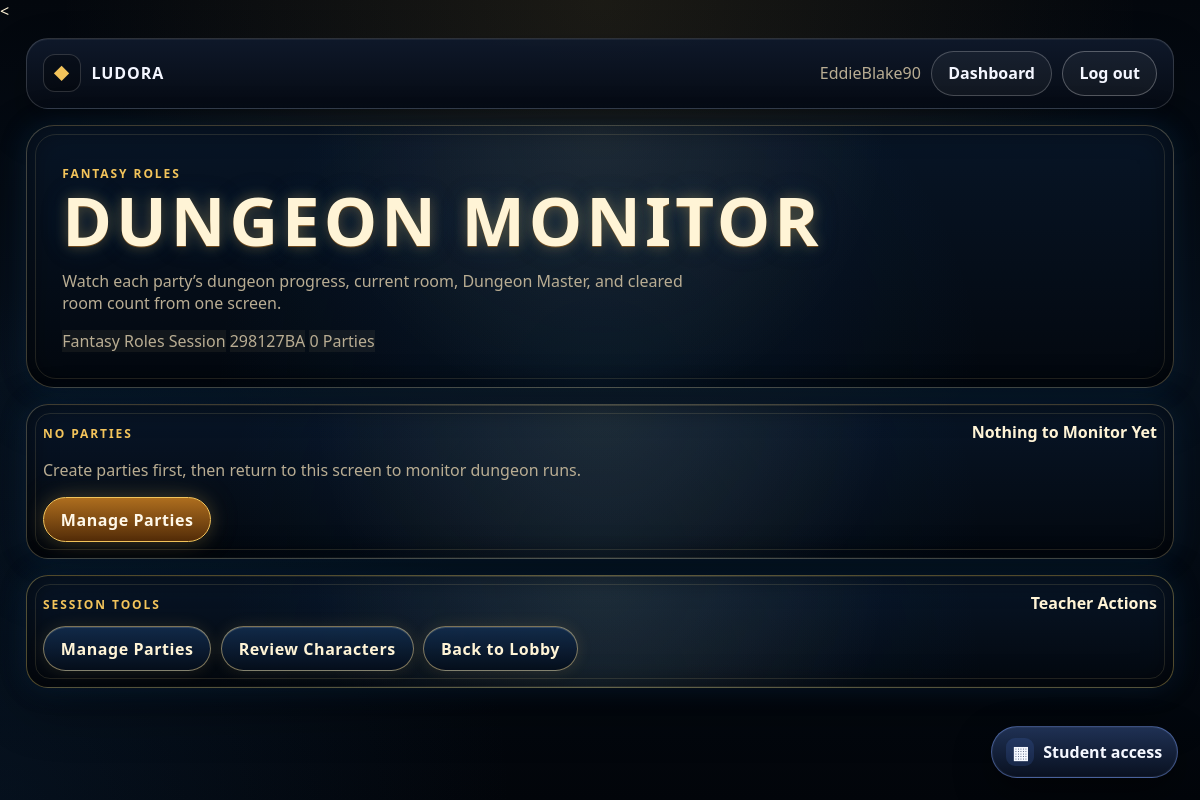
The page /fantasy-roles/298127BA/teacher/dungeons/ (signed in) on the database its author committed.
### accounts/models.py (models this page shows, shortened)
class User(AbstractUser):
    class Role(models.TextChoices):
        TEACHER = "TEACHER", "Teacher"
        ADMIN = "ADMIN", "Admin"
    role = models.CharField(
        max_length=20,
        choices=Role.choices,
        default=Role.TEACHER,
    )

### sessions/models.py (models this page shows, shortened)
class GameSession(models.Model):
    class Status(models.TextChoices):
        LOBBY = "LOBBY", "Lobby"
        ACTIVE = "ACTIVE", "Active"
        ENDED = "ENDED", "Ended"
    teacher = models.ForeignKey(
        settings.AUTH_USER_MODEL,
        on_delete=models.CASCADE,
        related_name="game_sessions",
    )
    game_template = models.ForeignKey(
        GameTemplate,
        on_delete=models.PROTECT,
        related_name="sessions",
    )
    title = models.CharField(max_length=150)
    join_code = models.SlugField(max_length=12, unique=True, blank=True)
    status = models.CharField(
        max_length=20,
        choices=Status.choices,
        default=Status.LOBBY,
    )
    current_step = models.CharField(
        max_length=50,
        default="waiting",
        help_text="Used to route students to the correct game step.",
    )
    created_at = models.DateTimeField(auto_now_add=True)
    started_at = models.DateTimeField(null=True, blank=True)
    ended_at = models.DateTimeField(null=True, blank=True)

### fantasy_roles/views.py (the view)
@login_required
def teacher_dungeon_setup(request, join_code):
    session = get_object_or_404(
        GameSession,
        join_code=join_code,
        teacher=request.user,
        game_template__code=GameTemplate.GameCode.FANTASY_ROLES,
    )
    party_cards = build_teacher_dungeon_cards(session)
    room_attempt_log = build_teacher_room_attempt_log(session)
    return render(
        request,
        "fantasy_roles/teacher_dungeon_setup.html",
        {
            "session": session,
            "party_cards": party_cards,
            "room_attempt_log": room_attempt_log,
        },
    )

### fantasy_roles/views.py (called while the page is built, shortened)
def build_teacher_room_attempt_log(session, limit=24):
    return list(
        RoomAttempt.objects
        .filter(room__run__party__session=session)
        .select_related(
            "room",
            "room__run",
            "room__run__party",
            "character",
            "character__character_class",
            "skill_used",
            "item_awarded",
        )
        .order_by("-created_at")[:limit]
    )

def build_teacher_dungeon_cards(session):
    party_cards = []
    parties = (
        AdventuringParty.objects
        .filter(session=session)
        .select_related("current_dm")
        .order_by("created_at")
    )
    return party_cards

### templates/fantasy_roles/teacher_dungeon_setup.html (shortened to what this page needs)
{% extends "fantasy_roles/base_fantasy.html" %}
{% block content %}
<section class="fr-teacher-dungeon-page">
  <section class="fr-teacher-dungeon-hero">
    <span class="fr-kicker">Fantasy Roles</span>
    <h1>Dungeon Monitor</h1>
    <p>
      Watch each party’s dungeon progress, current room, Dungeon Master, and
      cleared room count from one screen.
    </p>
    <div class="fr-status-row">
      <span class="fr-status-pill">{{ session.title }}</span>
      <span class="fr-status-pill">{{ session.join_code }}</span>
      <span class="fr-status-pill">{{ party_cards|length }} Parties</span>
    </div>
  </section>
  <section
    id="teacher-dungeon-monitor-panel"
    hx-get="{% url 'fantasy_roles:teacher_dungeon_monitor_panel' session.join_code %}"
    hx-trigger="load, fr-teacher-monitor-refresh"
    hx-swap="innerHTML"
    data-refresh-ms="6000"
  >
    {% include "fantasy_roles/partials/_teacher_dungeon_monitor_panel.html" %}
  </section>
  <section class="fr-panel fr-teacher-dungeon-actions">
    <div class="fr-panel-heading">
      <span class="fr-kicker">Session Tools</span>
      <strong>Teacher Actions</strong>
    </div>
    <div class="fr-button-row">
      <a
        class="fr-btn"
        href="{% url 'fantasy_roles:teacher_party_setup' session.join_code %}"
      >
        Manage Parties
      </a>
      <a
        class="fr-btn"
        href="{% url 'fantasy_roles:teacher_character_list' session.join_code %}"
      >
        Review Characters
      </a>
      <a
        class="fr-btn"
        href="{% url 'sessions:teacher_lobby' session.join_code %}"
      >
        Back to Lobby
      </a>
    </div>
  </section>
</section>
{% include "sessions/partials/_session_access_panel.html" with session=session %}
{% endblock %}

### templates/base.html (shortened to what this page needs)
{% load static %}
<!DOCTYPE html>
<html lang="en">
<head>
<link rel="stylesheet" href="{% static 'webgames/css/app-theme.css' %}">
{% block game_theme_css %}{% endblock %}
</head>
<body>
  <main class="fr-app-shell">
    <nav class="app-top-nav">
  <a class="app-brand" href="{% url 'games:teacher_dashboard' %}">
    <span class="app-brand-mark">◆</span>
    <span>Ludora</span>
  </a>
  <div class="app-nav-links">
        {% if user.is_authenticated %}
          <span class="fr-muted-text">
            {{ user.username }}
          </span>
          <a class="app-btn app-btn-secondary" href="{% url 'games:teacher_dashboard' %}">
  Dashboard
</a>
<a class="app-btn" href="{% url 'logout' %}">
  Log out
</a>
        {% else %}
          <a class="app-btn app-btn-primary" href="{% url 'login' %}">
  Log in
</a>
        {% endif %}
      </div>
    </nav>
    {% block content %}{% endblock %}
  </main>
</body>
</html>

### static/webgames/css/app-theme.css (style rules this page uses)
:root { --app-bg: #070b13; --app-bg-2: #101522; --app-panel: rgba(10, 17, 30, 0.94); --app-panel-soft: rgba(14, 24, 41, 0.88); --app-border: rgba(255, 255, 255, 0.16); --app-border-strong: rgba(255, 255, 255, 0.28); --app-text: #f4f6ff; --app-muted: #aeb6c9; --app-blue: #2f80ed; --app-gold: #f3c45b; --app-radius: 22px; }
* { box-sizing: border-box; }
body { min-height: 100vh; margin: 0; color: var(--app-text); font-family: system-ui, -apple-system, BlinkMacSystemFont, "Segoe UI", sans-serif; background: radial-gradient(circle at top center, rgba(47, 128, 237, 0.16), transparent 34rem), linear-gradient(180deg, var(--app-bg), var(--app-bg-2)); }
a { color: inherit; text-decoration: none; }
.fr-app-shell { width: min(1180px, 100%); margin: 0 auto; padding: 1rem; }
.app-top-nav { display: flex; justify-content: space-between; align-items: center; gap: 1rem; margin-bottom: 1rem; padding: 0.75rem 1rem; border: 1px solid var(--app-border); border-radius: var(--app-radius); background: linear-gradient(180deg, rgba(15, 25, 43, 0.96), rgba(6, 11, 20, 0.98)); box-shadow: 0 18px 44px rgba(0, 0, 0, 0.26), inset 0 1px 0 rgba(255, 255, 255, 0.06); }
.app-brand { display: flex; align-items: center; gap: 0.65rem; color: var(--app-text); font-weight: 900; letter-spacing: 0.06em; text-transform: uppercase; }
.app-brand-mark { display: grid; place-items: center; width: 38px; height: 38px; border: 1px solid rgba(255, 255, 255, 0.16); border-radius: 12px; color: var(--app-gold); background: rgba(0, 0, 0, 0.28); }
.app-nav-links { display: flex; align-items: center; gap: 0.65rem; flex-wrap: wrap; }
.fr-muted-text { color: var(--app-muted); }
.app-btn, button.app-btn, input[type="submit"].app-btn { display: inline-flex; justify-content: center; align-items: center; gap: 0.4rem; border: 1px solid var(--app-border-strong); border-radius: 999px; padding: 0.65rem 1rem; color: var(--app-text); background: rgba(255, 255, 255, 0.045); cursor: pointer; font-weight: 850; transition: transform 0.16s ease, border-color 0.16s ease, background 0.16s ease, box-shadow 0.16s ease; }
.app-btn-secondary { border-color: rgba(255, 255, 255, 0.22); }
.fr-panel { border: 1px solid var(--app-border); border-radius: 24px; padding: 1rem; background: linear-gradient(180deg, rgba(15, 25, 43, 0.94), rgba(6, 11, 20, 0.98)); box-shadow: 0 18px 44px rgba(0, 0, 0, 0.22); }
.fr-panel-heading { display: flex; justify-content: space-between; align-items: baseline; gap: 1rem; margin-bottom: 0.75rem; }
.fr-kicker, .app-kicker { color: var(--app-muted); font-size: 0.75rem; letter-spacing: 0.14em; text-transform: uppercase; font-weight: 900; }

### rows shown on the page
User: username "EddieBlake90"
GameSession: title "Fantasy Roles Session", join_code "298127BA"

### other values the page prints
{{ party_cards|length }} "0"
